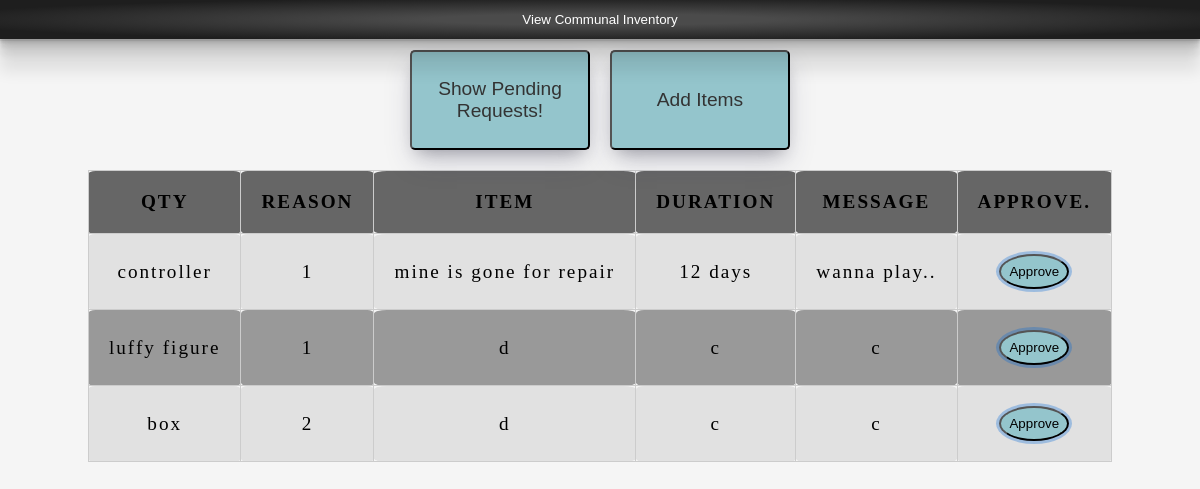
Page /lend (signed in) on the committed database.
### tables this page shows
CREATE TABLE notify (
    id INTEGER PRIMARY KEY AUTOINCREMENT,
    item_id INTEGER NOT NULL,
    borrower_id INTEGER NOT NULL,
    lender_id INTEGER NOT NULL,
    quantity INTEGER NOT NULL,
    reason TEXT,
    message TEXT,
    duration TEXT,
    requested_at TIMESTAMP DEFAULT CURRENT_TIMESTAMP,
    FOREIGN KEY (item_id) REFERENCES inventory(id),
    FOREIGN KEY (borrower_id) REFERENCES users(id),
    FOREIGN KEY (lender_id) REFERENCES users(id)
);

CREATE TABLE inventory(id INTEGER PRIMARY KEY AUTOINCREMENT,item TEXT NOT NULL,qty INTEGER NOT NULL,owner TEXT NOT NULL);

### app.py (the view)
@app.route("/lend", methods=["GET", "POST"])
def lend():
    conn = sqlite3.connect("project.db", check_same_thread=False)
    db = conn.cursor()
    if request.method =="POST":
        item_name = request.json.get("item")
        quantity = int(request.json.get("qty"))
        if item_name and quantity:
            db.execute("INSERT INTO inventory (item, qty, owner) VALUES (?, ?, ?)", (item_name, quantity, session["user"]))
            conn.commit()
            return jsonify({"qty": quantity, "name": item_name}),200
        return jsonify({"error": "INVALID INPUT"}), 400
    else:
        items = db.execute("SELECT item, qty FROM inventory WHERE owner = ?", (session["user"],)).fetchall()
        requests = db.execute("SELECT notify.id, inventory.item, notify.quantity, reason, duration, message FROM notify JOIN inventory ON notify.item_id = inventory.id WHERE owner = ?", (session["user"],)).fetchall()
        return render_template("lend.html", items = items, requests = requests)

### templates/lend.html (shortened to what this page needs)
<!DOCTYPE html>
<html lang="en">
<head>
    <link rel="stylesheet" href="static/lend.css">
</head>
<body>
    <nav>
        <form action="/main" method="get">
            <input class="navbar" type="submit" name = "main" value="View Communal Inventory" />
        </form>
    </nav>
    <section>
        <header id="buttons">
            <button id="pen_req_btn" class="requests" onclick="toggleView()"><p id="change_text"></p></button>
            <button id = "add_btn"> <p>Add Items</p></button>
        </header>
        <div id="pending_requests" hidden>
            <table>
                <thead>
                    <th>QTY</th>
                    <th>REASON</th>
                    <th>ITEM</th>
                    <th>DURATION</th>
                    <th>MESSAGE</th>
                    <th>APPROVE.</th>
                </thead>
                <tbody id = "req_list">
                    {% for request in requests %}
                    <tr>
                        <td>{{request[1]}}</td>
                        <td>{{request[2]}}</td>
                        <td>{{request[3]}}</td>
                        <td>{{request[4]}}</td>
                        <td>{{request[5]}}</td>
                        <td><button class = "approve_btn" data-item-id="{{request[1]}}" data-qty-id="{{request[2]}}"  data-reason-id="{{request[3]}}" data-duration-id="{{request[4]}}" data-message-id="{{request[5]}}" data-request-id="{{request[0]}}">Approve</button></td>
                    </tr>
                    {% endfor %}
                </tbody>
            </table>
        </div>
    </section>
</body>
</html>

### static/lend.css (style rules this page uses)
* { margin: 0px; padding: 0px; }
body { all: unset; text-align: center; background-color: #f5f5f5; }
nav { position: fixed; border: 1px rgba(0, 0, 0, 0.3); text-align: center; width: 100%; height: auto; box-shadow: rgba(0, 0, 0, 0.09) 0px 2px 1px, rgba(0, 0, 0, 0.09) 0px 4px 2px, rgba(0, 0, 0, 0.09) 0px 8px 4px, rgba(0, 0, 0, 0.09) 0px 16px 8px, rgba(0, 0, 0, 0.09) 0px 32px 16px; background-image: radial-gradient(ellipse farthest-corner, #4b4b4b 20%, #1e1e1e 80%); z-index: 1; }
.navbar { border: 0px; color: white; background-color: transparent; margin: 4px; padding: 8px; }
#buttons { margin: 50px auto 20px auto; width: 400px; height: 100px; display: flex; justify-content: space-around; }
#pen_req_btn, #add_btn { font-size: 1.2rem; flex-basis: 45%; background-color: #94C5CC; color: #333333; border-radius: 5px; box-shadow: rgba(50, 50, 93, 0.25) 0px 13px 27px -5px, rgba(0, 0, 0, 0.3) 0px 8px 16px -8px; transition: transform 1s 500ms; }
#pending_requests table { letter-spacing: 2px; width: auto; margin: auto; border-collapse: collapse; overflow: hidden; }
#pending_requests th, #pending_requests td { margin: 0px; border: 1px solid #CCCCCC; border-radius: 5%; background-color: #999999; text-align: center; padding: 20px; font-size: 1.2rem; }
#pending_requests th { background-color: #666666; }
#pending_requests tbody tr:nth-of-type(odd) td { background-color: #E1E1E1; }
.approve_btn { background-color: #94C5CC; padding: 8px; border-radius: 50%; box-shadow: rgba(3, 102, 214, 0.3) 0px 0px 0px 3px; }

### rows in the picture
notify: item "controller", quantity "1", reason "mine is gone for repair", duration "12 days", message "wanna play.."
notify: item "luffy figure", quantity "1", reason "d", duration "c", message "c"
notify: item "box", quantity "2", reason "d", duration "c", message "c"
